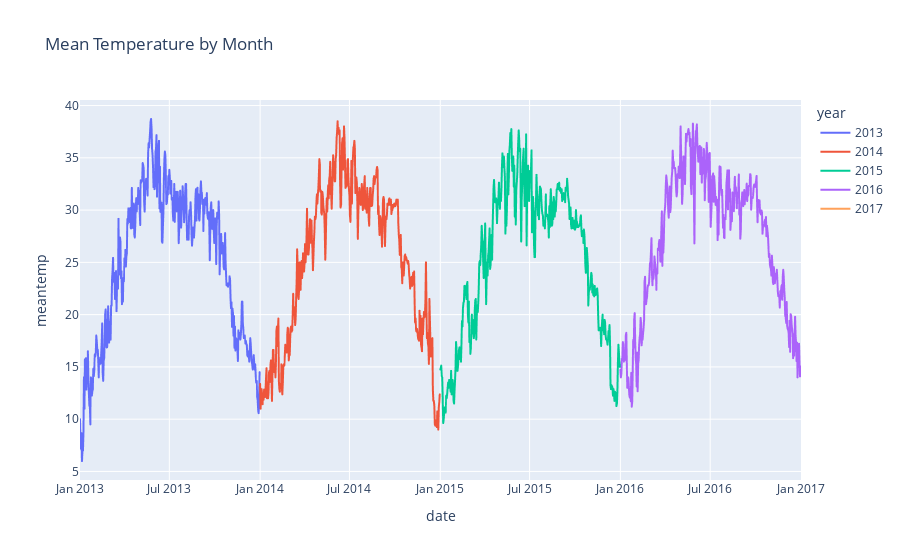

Here is the notebook cell this chart was saved with:
### Code cell
# same in plotly
fig = px.line(df, x=df.index , y="meantemp", color="year", title='Mean Temperature by Month')
fig.show()

### Figure 1 — Plotly figure (JSON) as saved in the notebook; plotly's stock layout.template omitted (floating-point values rounded to 4 significant figures; data arrays with more than 128 entries replaced by an {"elided": "..."} marker saying what was removed)
{"data": [{"hovertemplate": "year=2013<br>date=%{x}<br>meantemp=%{y}<extra></extra>", "legendgroup": "2013", "line": {"color": "#636efa", "dash": "solid"}, "marker": {"symbol": "circle"}, "mode": "lines", "name": "2013", "showlegend": true, "type": "scattergl", "x": {"elided": "365 str values"}, "xaxis": "x", "y": {"elided": "365 float values"}, "yaxis": "y"}, {"hovertemplate": "year=2014<br>date=%{x}<br>meantemp=%{y}<extra></extra>", "legendgroup": "2014", "line": {"color": "#EF553B", "dash": "solid"}, "marker": {"symbol": "circle"}, "mode": "lines", "name": "2014", "showlegend": true, "type": "scattergl", "x": {"elided": "365 str values"}, "xaxis": "x", "y": {"elided": "365 float values"}, "yaxis": "y"}, {"hovertemplate": "year=2015<br>date=%{x}<br>meantemp=%{y}<extra></extra>", "legendgroup": "2015", "line": {"color": "#00cc96", "dash": "solid"}, "marker": {"symbol": "circle"}, "mode": "lines", "name": "2015", "showlegend": true, "type": "scattergl", "x": {"elided": "365 str values"}, "xaxis": "x", "y": {"elided": "365 float values"}, "yaxis": "y"}, {"hovertemplate": "year=2016<br>date=%{x}<br>meantemp=%{y}<extra></extra>", "legendgroup": "2016", "line": {"color": "#ab63fa", "dash": "solid"}, "marker": {"symbol": "circle"}, "mode": "lines", "name": "2016", "showlegend": true, "type": "scattergl", "x": {"elided": "366 str values"}, "xaxis": "x", "y": {"elided": "366 float values"}, "yaxis": "y"}, {"hovertemplate": "year=2017<br>date=%{x}<br>meantemp=%{y}<extra></extra>", "legendgroup": "2017", "line": {"color": "#FFA15A", "dash": "solid"}, "marker": {"symbol": "circle"}, "mode": "lines", "name": "2017", "showlegend": true, "type": "scattergl", "x": ["2017-01-01T00:00:00"], "xaxis": "x", "y": [10], "yaxis": "y"}], "layout": {"legend": {"title": {"text": "year"}, "tracegroupgap": 0}, "title": {"text": "Mean Temperature by Month"}, "xaxis": {"anchor": "y", "domain": [0, 1], "title": {"text": "date"}}, "yaxis": {"anchor": "x", "domain": [0, 1], "title": {"text": "meantemp"}}}}
